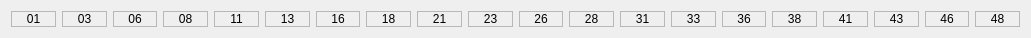
    <widget class="QWidget" name="layoutWidget">
     <property name="geometry">
      <rect>
       <x>171</x>
       <y>570</y>
       <width>1031</width>
       <height>26</height>
      </rect>
     </property>
     <layout class="QGridLayout" name="gridLayout_4">
      <item row="0" column="0">
       <widget class="PyDMLabel" name="PyDMLabel_34">
        <property name="toolTip">
         <string/>
        </property>
        <property name="frameShape">
         <enum>QFrame::StyledPanel</enum>
        </property>
        <property name="frameShadow">
         <enum>QFrame::Plain</enum>
        </property>
        <property name="lineWidth">
         <number>5</number>
        </property>
        <property name="text">
         <string>01</string>
        </property>
        <property name="alignment">
         <set>Qt::AlignCenter</set>
        </property>
       </widget>
      </item>
      <item row="0" column="1">
       <widget class="PyDMLabel" name="PyDMLabel_35">
        <property name="toolTip">
         <string/>
        </property>
        <property name="frameShape">
         <enum>QFrame::StyledPanel</enum>
        </property>
        <property name="frameShadow">
         <enum>QFrame::Plain</enum>
        </property>
        <property name="lineWidth">
         <number>5</number>
        </property>
        <property name="text">
         <string>03</string>
        </property>
        <property name="alignment">
         <set>Qt::AlignCenter</set>
        </property>
       </widget>
      </item>
      <item row="0" column="2">
       <widget class="PyDMLabel" name="PyDMLabel_36">
        <property name="toolTip">
         <string/>
        </property>
        <property name="frameShape">
         <enum>QFrame::StyledPanel</enum>
        </property>
        <property name="frameShadow">
         <enum>QFrame::Plain</enum>
        </property>
        <property name="lineWidth">
         <number>5</number>
        </property>
        <property name="text">
         <string>06</string>
        </property>
        <property name="alignment">
         <set>Qt::AlignCenter</set>
        </property>
       </widget>
      </item>
      <item row="0" column="3">
       <widget class="PyDMLabel" name="PyDMLabel_37">
        <property name="toolTip">
         <string/>
        </property>
        <property name="frameShape">
         <enum>QFrame::StyledPanel</enum>
        </property>
        <property name="frameShadow">
         <enum>QFrame::Plain</enum>
        </property>
        <property name="lineWidth">
         <number>5</number>
        </property>
        <property name="text">
         <string>08</string>
        </property>
        <property name="alignment">
         <set>Qt::AlignCenter</set>
        </property>
       </widget>
      </item>
      <item row="0" column="4">
       <widget class="PyDMLabel" name="PyDMLabel_38">
        <property name="toolTip">
         <string/>
        </property>
        <property name="frameShape">
         <enum>QFrame::StyledPanel</enum>
        </property>
        <property name="frameShadow">
         <enum>QFrame::Plain</enum>
        </property>
        <property name="lineWidth">
         <number>5</number>
        </property>
        <property name="text">
         <string>11</string>
        </property>
        <property name="alignment">
         <set>Qt::AlignCenter</set>
        </property>
       </widget>
      </item>
      <item row="0" column="5">
       <widget class="PyDMLabel" name="PyDMLabel_39">
        <property name="toolTip">
         <string/>
        </property>
        <property name="frameShape">
         <enum>QFrame::StyledPanel</enum>
        </property>
        <property name="frameShadow">
         <enum>QFrame::Plain</enum>
        </property>
        <property name="lineWidth">
         <number>5</number>
        </property>
        <property name="text">
         <string>13</string>
        </property>
        <property name="alignment">
         <set>Qt::AlignCenter</set>
        </property>
       </widget>
      </item>
      <item row="0" column="6">
       <widget class="PyDMLabel" name="PyDMLabel_40">
        <property name="toolTip">
         <string/>
        </property>
        <property name="frameShape">
         <enum>QFrame::StyledPanel</enum>
        </property>
        <property name="frameShadow">
         <enum>QFrame::Plain</enum>
        </property>
        <property name="lineWidth">
         <number>5</number>
        </property>
        <property name="text">
         <string>16</string>
        </property>
        <property name="alignment">
         <set>Qt::AlignCenter</set>
        </property>
       </widget>
      </item>
      <item row="0" column="7">
       <widget class="PyDMLabel" name="PyDMLabel_41">
        <property name="toolTip">
         <string/>
        </property>
        <property name="frameShape">
         <enum>QFrame::StyledPanel</enum>
        </property>
        <property name="frameShadow">
         <enum>QFrame::Plain</enum>
        </property>
        <property name="lineWidth">
         <number>5</number>
        </property>
        <property name="text">
         <string>18</string>
        </property>
        <property name="alignment">
         <set>Qt::AlignCenter</set>
        </property>
       </widget>
      </item>
      <item row="0" column="8">
       <widget class="PyDMLabel" name="PyDMLabel_42">
        <property name="toolTip">
         <string/>
        </property>
        <property name="frameShape">
         <enum>QFrame::StyledPanel</enum>
        </property>
        <property name="frameShadow">
         <enum>QFrame::Plain</enum>
        </property>
        <property name="lineWidth">
         <number>5</number>
        </property>
        <property name="text">
         <string>21</string>
        </property>
        <property name="alignment">
         <set>Qt::AlignCenter</set>
        </property>
       </widget>
      </item>
      <item row="0" column="9">
       <widget class="PyDMLabel" name="PyDMLabel_43">
        <property name="toolTip">
         <string/>
        </property>
        <property name="frameShape">
         <enum>QFrame::StyledPanel</enum>
        </property>
        <property name="frameShadow">
         <enum>QFrame::Plain</enum>
        </property>
        <property name="lineWidth">
         <number>5</number>
        </property>
        <property name="text">
         <string>23</string>
        </property>
        <property name="alignment">
         <set>Qt::AlignCenter</set>
        </property>
       </widget>
      </item>
      <item row="0" column="10">
       <widget class="PyDMLabel" name="PyDMLabel_44">
        <property name="toolTip">
         <string/>
        </property>
        <property name="frameShape">
         <enum>QFrame::StyledPanel</enum>
        </property>
        <property name="frameShadow">
         <enum>QFrame::Plain</enum>
        </property>
        <property name="lineWidth">
         <number>5</number>
        </property>
        <property name="text">
         <string>26</string>
        </property>
        <property name="alignment">
         <set>Qt::AlignCenter</set>
        </property>
       </widget>
      </item>
      <item row="0" column="11">
       <widget class="PyDMLabel" name="PyDMLabel_45">
        <property name="toolTip">
         <string/>
        </property>
        <property name="frameShape">
         <enum>QFrame::StyledPanel</enum>
        </property>
        <property name="frameShadow">
         <enum>QFrame::Plain</enum>
        </property>
        <property name="lineWidth">
         <number>5</number>
        </property>
        <property name="text">
         <string>28</string>
        </property>
        <property name="alignment">
         <set>Qt::AlignCenter</set>
        </property>
       </widget>
      </item>
      <item row="0" column="12">
       <widget class="PyDMLabel" name="PyDMLabel_46">
        <property name="toolTip">
         <string/>
        </property>
        <property name="frameShape">
         <enum>QFrame::StyledPanel</enum>
        </property>
        <property name="frameShadow">
         <enum>QFrame::Plain</enum>
        </property>
        <property name="lineWidth">
         <number>5</number>
        </property>
        <property name="text">
         <string>31</string>
        </property>
        <property name="alignment">
         <set>Qt::AlignCenter</set>
        </property>
       </widget>
      </item>
      <item row="0" column="13">
       <widget class="PyDMLabel" name="PyDMLabel_47">
        <property name="toolTip">
         <string/>
        </property>
        <property name="frameShape">
         <enum>QFrame::StyledPanel</enum>
        </property>
        <property name="frameShadow">
         <enum>QFrame::Plain</enum>
        </property>
        <property name="lineWidth">
         <number>5</number>
        </property>
        <property name="text">
         <string>33</string>
        </property>
        <property name="alignment">
         <set>Qt::AlignCenter</set>
        </property>
       </widget>
      </item>
      <item row="0" column="14">
       <widget class="PyDMLabel" name="PyDMLabel_48">
        <property name="toolTip">
         <string/>
        </property>
        <property name="frameShape">
         <enum>QFrame::StyledPanel</enum>
        </property>
        <property name="frameShadow">
         <enum>QFrame::Plain</enum>
        </property>
        <property name="lineWidth">
         <number>5</number>
        </property>
        <property name="text">
         <string>36</string>
        </property>
        <property name="alignment">
         <set>Qt::AlignCenter</set>
        </property>
       </widget>
      </item>
      <item row="0" column="15">
       <widget class="PyDMLabel" name="PyDMLabel_49">
        <property name="toolTip">
         <string/>
        </property>
        <property name="frameShape">
         <enum>QFrame::StyledPanel</enum>
        </property>
        <property name="frameShadow">
         <enum>QFrame::Plain</enum>
        </property>
        <property name="lineWidth">
         <number>5</number>
        </property>
        <property name="text">
         <string>38</string>
        </property>
        <property name="alignment">
         <set>Qt::AlignCenter</set>
        </property>
       </widget>
      </item>
      <item row="0" column="16">
       <widget class="PyDMLabel" name="PyDMLabel_50">
        <property name="toolTip">
         <string/>
        </property>
        <property name="frameShape">
         <enum>QFrame::StyledPanel</enum>
        </property>
        <property name="frameShadow">
         <enum>QFrame::Plain</enum>
        </property>
        <property name="lineWidth">
         <number>5</number>
        </property>
        <property name="text">
         <string>41</string>
        </property>
        <property name="alignment">
         <set>Qt::AlignCenter</set>
        </property>
       </widget>
      </item>
      <item row="0" column="17">
       <widget class="PyDMLabel" name="PyDMLabel_51">
        <property name="toolTip">
         <string/>
        </property>
        <property name="frameShape">
         <enum>QFrame::StyledPanel</enum>
        </property>
        <property name="frameShadow">
         <enum>QFrame::Plain</enum>
        </property>
        <property name="lineWidth">
         <number>5</number>
        </property>
        <property name="text">
         <string>43</string>
        </property>
        <property name="alignment">
         <set>Qt::AlignCenter</set>
        </property>
       </widget>
      </item>
      <item row="0" column="18">
       <widget class="PyDMLabel" name="PyDMLabel_52">
        <property name="toolTip">
         <string/>
        </property>
        <property name="frameShape">
         <enum>QFrame::StyledPanel</enum>
        </property>
        <property name="frameShadow">
         <enum>QFrame::Plain</enum>
        </property>
        <property name="lineWidth">
         <number>5</number>
        </property>
        <property name="text">
         <string>46</string>
        </property>
        <property name="alignment">
         <set>Qt::AlignCenter</set>
        </property>
       </widget>
      </item>
      <item row="0" column="19">
       <widget class="PyDMLabel" name="PyDMLabel_53">
        <property name="toolTip">
         <string/>
        </property>
        <property name="frameShape">
         <enum>QFrame::StyledPanel</enum>
        </property>
        <property name="frameShadow">
         <enum>QFrame::Plain</enum>
        </property>
        <property name="lineWidth">
         <number>5</number>
        </property>
        <property name="text">
         <string>48</string>
        </property>
        <property name="alignment">
         <set>Qt::AlignCenter</set>
        </property>
       </widget>
      </item>
     </layout>
    </widget>
